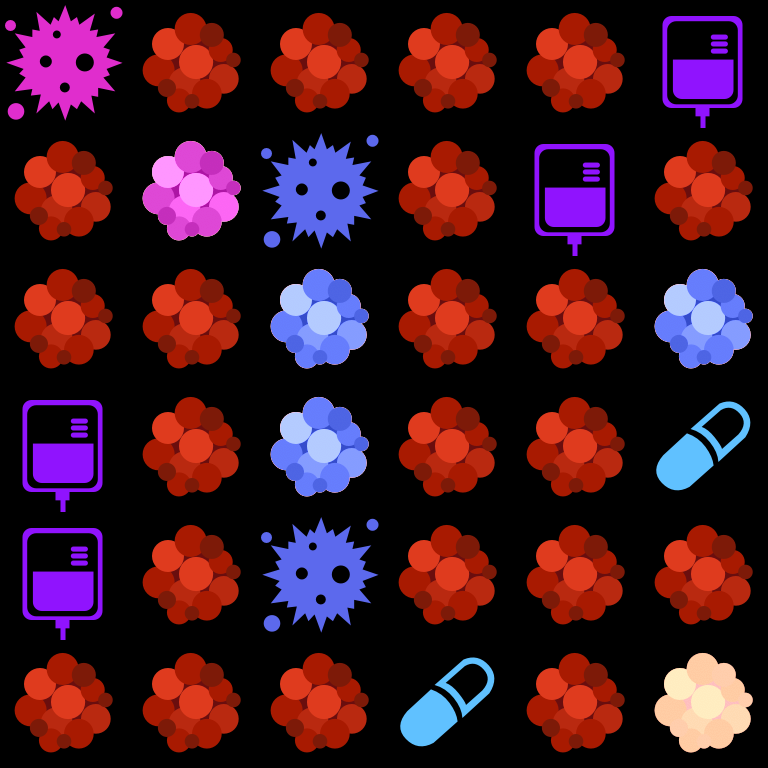

A 2D game scene composited from a Tiled map and its tileset images. What follows is a short description and the map's XML, with every tile layer's data as written:
An orthogonal 6x6 tile map with 128x128 px tiles, 1 tile layer (Tile Layer 1).

<map version="1.0" tiledversion="1.0.3" orientation="orthogonal" renderorder="right-down" width="6" height="6" tilewidth="128" tileheight="128" nextobjectid="1">
 <tileset firstgid="1" name="Tiles" tilewidth="128" tileheight="128" tilecount="14" columns="7">
  <image source="../images/Tiles.png" width="896" height="256" />
 </tileset>
 <layer name="Tile Layer 1" width="6" height="6">
  <data encoding="csv">
7,13,13,13,13,5,
13,6,3,13,5,13,
13,13,2,13,13,2,
5,13,2,13,13,1,
5,13,3,13,13,13,
13,13,13,1,13,14
</data>
 </layer>
</map>
